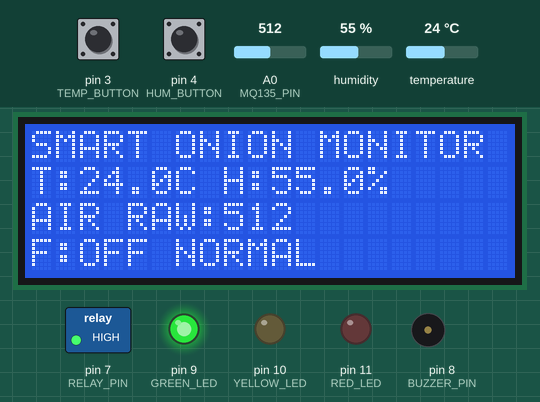
A sketch run on a simulated Arduino Uno, built with avr-gcc and run on an emulated ATmega328P. Parts: 20×4 character LCD, switched loads named in the sketch (green lamp = pin HIGH), output pins drawn as LEDs (lit = HIGH), buzzer (waves = sounding, pin HIGH). Inputs (shaded band) come from the test bench; at power-on: humidity 55 %, pin 4 (HUM_BUTTON) HIGH, A0 (MQ135_PIN) = 512, pin 3 (TEMP_BUTTON) HIGH, temperature 24 °C. What the sketch prints to the serial monitor is not drawn.

Above: at 3.4 s.
3.5 s: humidity set to 68 %
At 5.7 s:
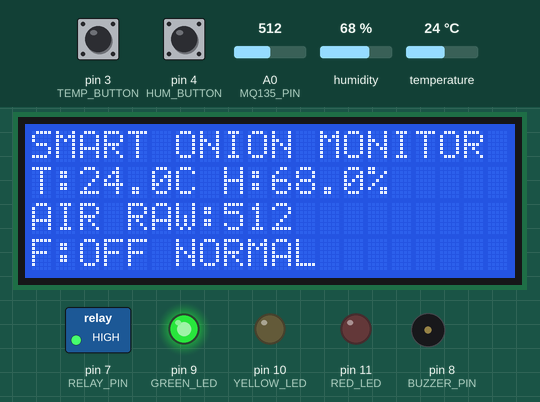
6.7 s: humidity set to 71 %
At 7.9 s:
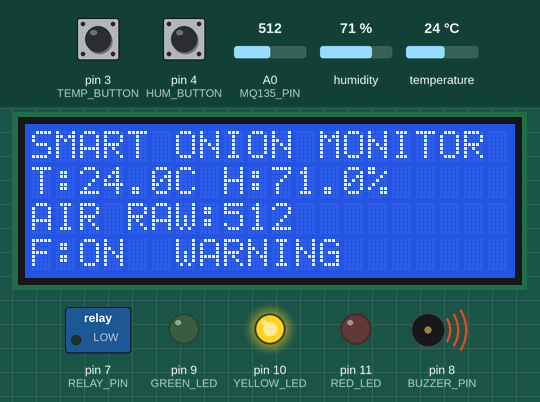
8.8 s: pin 4 (HUM_BUTTON) pulled LOW for 0.15 s
At 9.5 s:
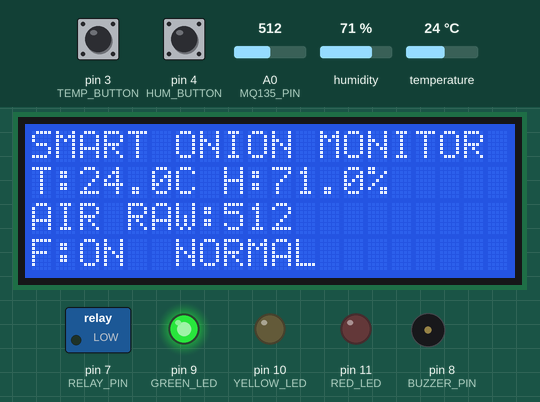
10.4 s: A0 (MQ135_PIN) set to 581
At 14.5 s:
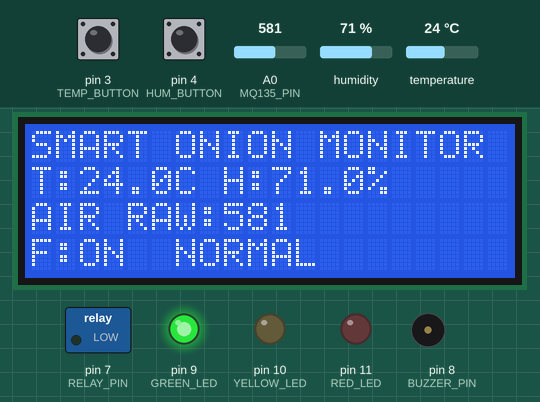
14.8 s: A0 (MQ135_PIN) set to 611
At 16.2 s:
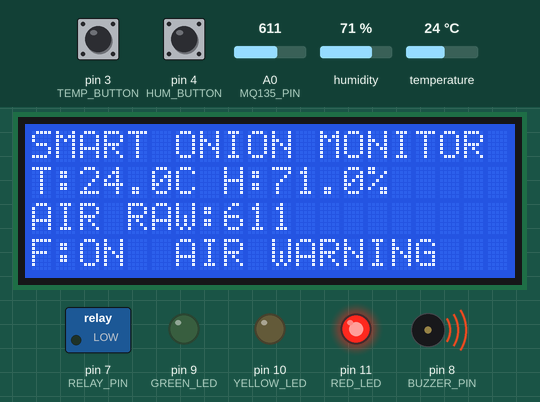
16.8 s: pin 4 (HUM_BUTTON) pulled LOW for 1 s
At 17.7 s:
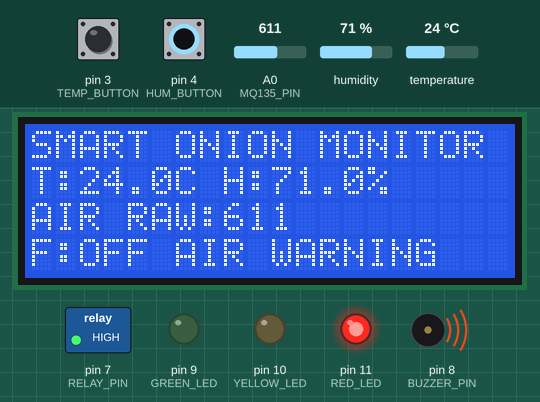
Timing chart, 0 to 19.8 s (numbered marks = the images above; inputs shaded):
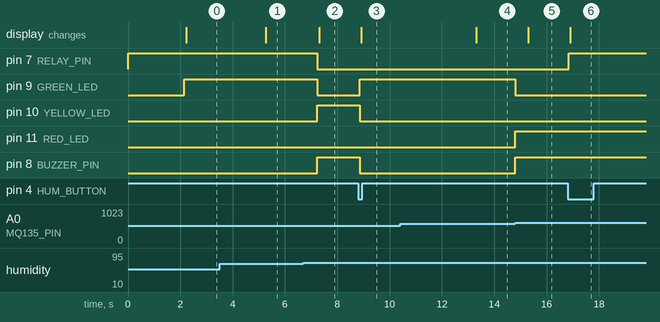

Measured:
- the behaviour switches between 69 and 70 % on humidity (found by bisection; images 1 and 2)
- the behaviour switches between 599 and 600 on A0 (MQ135_PIN) (found by bisection; images 4 and 5)
- after the input at 3.5 s, the display: changes after 1.8 s (image 1)
- after the input at 6.7 s, pin 7 (RELAY_PIN), pin 9 (GREEN_LED): HIGH → LOW after 0.53 s; pin 10 (YELLOW_LED), pin 8 (BUZZER_PIN): LOW → HIGH after 0.53 s; the display: changes after 0.61 s (image 2)
- after the input at 8.8 s, pin 9 (GREEN_LED): LOW → HIGH after 0.05 s; pin 10 (YELLOW_LED), pin 8 (BUZZER_PIN): HIGH → LOW after 0.05 s; the display: changes after 0.12 s (image 3)
- after the input at 10.4 s, the display: changes after 2.9 s (image 4)
- after the input at 14.8 s, pin 9 (GREEN_LED): HIGH → LOW at once; pin 11 (RED_LED), pin 8 (BUZZER_PIN): LOW → HIGH at once; the display: changes after 0.51 s (image 5)
- after the input at 16.8 s, pin 7 (RELAY_PIN): LOW → HIGH after 0.05 s; the display: changes after 0.11 s (image 6)

The sketch:

smart_onion_monitoring_system.ino
```cpp
/*
  PROJECT TITLE:
  ARDUINO-BASED SMART ONION STORAGE
  MONITORING AND CONTROL SYSTEM

  Developed for an academic Arduino UNO prototype.

  COMPONENTS:
  Arduino UNO
  DHT22 Temperature and Humidity Sensor
  MQ-135 Air Quality Sensor
  20x4 I2C LCD
  5V Relay Module
  12V DC Ventilation Fan
  Active Buzzer
  Green, Yellow and Red LEDs
  Two Push Buttons

  FUNCTIONS:
  1. Monitor temperature and humidity.
  2. Read MQ-135 analog sensor output.
  3. Display measurements on LCD.
  4. Control ventilation fan automatically.
  5. Activate alarms for abnormal conditions.
  6. Adjust temperature and humidity limits.
  7. Detect DHT22 sensor failure.

  IMPORTANT:
  MQ-135 readings are raw analog values,
  NOT calibrated gas concentration in ppm.

  Temperature and humidity thresholds are
  experimental and must be validated for
  the actual onion storage conditions.

  Design By Engr. Kani
*/

#include <Wire.h>
#include <LiquidCrystal_I2C.h>
#include <DHT.h>
#include <math.h>

// ---------- PIN CONFIGURATION ----------

#define DHTPIN 2
#define DHTTYPE DHT22

#define MQ135_PIN A0

#define RELAY_PIN 7
#define BUZZER_PIN 8

#define GREEN_LED 9
#define YELLOW_LED 10
#define RED_LED 11

#define TEMP_BUTTON 3
#define HUM_BUTTON 4

// ---------- LCD AND SENSOR ----------

LiquidCrystal_I2C lcd(0x27, 20, 4);
DHT dht(DHTPIN, DHTTYPE);

// ---------- RELAY SETTINGS ----------

// Most common relay modules are active LOW.
// Change to false for active HIGH modules.

const bool RELAY_ACTIVE_LOW = true;

// ---------- MONITORING LIMITS ----------

// Experimental starting thresholds.
// Adjust after testing the storage chamber.

float tempLimit = 30.0;
float humLimit = 70.0;

// Fan hysteresis
const float TEMP_HYST = 2.0;
const float HUM_HYST = 5.0;

// Experimental MQ-135 warning threshold
int gasLimit = 600;

// ---------- SENSOR VARIABLES ----------

float temperature = NAN;
float humidity = NAN;

int gasValue = 0;

bool sensorOK = false;
bool fanON = false;
bool alarmActive = false;
bool alarmMuted = false;

bool tempHigh = false;
bool humHigh = false;
bool gasHigh = false;

// ---------- TIMING ----------

unsigned long previousRead = 0;
unsigned long previousDisplay = 0;
unsigned long previousSerial = 0;

const unsigned long READ_INTERVAL = 2500;
const unsigned long DISPLAY_INTERVAL = 1000;
const unsigned long SERIAL_INTERVAL = 2500;

// ---------- BUTTON DEBOUNCE ----------

bool lastTempReading = HIGH;
bool lastHumReading = HIGH;

bool stableTempState = HIGH;
bool stableHumState = HIGH;

unsigned long tempDebounceTime = 0;
unsigned long humDebounceTime = 0;

const unsigned long DEBOUNCE_DELAY = 50;

// ---------- RELAY CONTROL ----------

void setFan(bool state) {

  fanON = state;

  if (RELAY_ACTIVE_LOW) {

    digitalWrite(
      RELAY_PIN,
      state ? LOW : HIGH
    );

  } else {

    digitalWrite(
      RELAY_PIN,
      state ? HIGH : LOW
    );
  }
}

// ---------- LCD LINE FUNCTION ----------

void printLCDLine(
  byte row,
  String message
) {

  if (message.length() > 20) {
    message = message.substring(0, 20);
  }

  lcd.setCursor(0, row);
  lcd.print(message);

  for (int i = message.length(); i < 20; i++) {
    lcd.print(" ");
  }
}

// ---------- SETUP ----------

void setup() {

  Serial.begin(9600);

  // Set relay inactive before enabling output.
  digitalWrite(
    RELAY_PIN,
    RELAY_ACTIVE_LOW ? HIGH : LOW
  );

  pinMode(RELAY_PIN, OUTPUT);
  pinMode(BUZZER_PIN, OUTPUT);

  pinMode(GREEN_LED, OUTPUT);
  pinMode(YELLOW_LED, OUTPUT);
  pinMode(RED_LED, OUTPUT);

  pinMode(TEMP_BUTTON, INPUT_PULLUP);
  pinMode(HUM_BUTTON, INPUT_PULLUP);

  digitalWrite(BUZZER_PIN, LOW);

  setFan(false);

  dht.begin();

  lcd.init();
  lcd.backlight();

  printLCDLine(0, "SMART ONION STORAGE");
  printLCDLine(1, "MONITORING SYSTEM");
  printLCDLine(2, "Arduino UNO");
  printLCDLine(3, "Initializing...");

  delay(2000);

  lcd.clear();

  Serial.println("SMART ONION MONITOR");
  Serial.println("System Started");

  // First sensor reading
  readSensors();
  controlSystem();
  updateDisplay();

  previousRead = millis();
  previousDisplay = millis();
}

// ---------- MAIN LOOP ----------

void loop() {

  unsigned long currentTime = millis();

  checkButtons();

  if (currentTime - previousRead >= READ_INTERVAL) {

    previousRead = currentTime;

    readSensors();
    controlSystem();
  }

  if (currentTime - previousDisplay >= DISPLAY_INTERVAL) {

    previousDisplay = currentTime;

    updateDisplay();
  }

  if (currentTime - previousSerial >= SERIAL_INTERVAL) {

    previousSerial = currentTime;

    printSerialData();
  }
}

// ---------- SENSOR READING ----------

void readSensors() {

  float newTemp = dht.readTemperature();
  float newHum = dht.readHumidity();

  gasValue = analogRead(MQ135_PIN);

  if (isnan(newTemp) || isnan(newHum)) {

    sensorOK = false;

    Serial.println("ERROR: DHT22 reading failed");

    return;
  }

  temperature = newTemp;
  humidity = newHum;

  sensorOK = true;
}

// ---------- AUTOMATIC CONTROL ----------

void controlSystem() {

  // If DHT22 fails, stop automatic fan control.
  // A real installation needs a validated
  // fail-safe ventilation strategy.

  if (!sensorOK) {

    setFan(false);

    alarmActive = true;

    updateIndicators();

    return;
  }

  tempHigh = temperature >= tempLimit;
  humHigh = humidity >= humLimit;
  gasHigh = gasValue >= gasLimit;

  // Start fan if temperature or humidity
  // exceeds the selected threshold.

  if (!fanON) {

    if (tempHigh || humHigh) {
      setFan(true);
    }

  } else {

    // Keep fan ON until BOTH readings
    // have fallen below their reset levels.

    bool tempSafe =
      temperature <= (tempLimit - TEMP_HYST);

    bool humSafe =
      humidity <= (humLimit - HUM_HYST);

    if (tempSafe && humSafe) {
      setFan(false);
    }
  }

  // Gas sensor triggers warning only.
  // It is not a validated spoilage detector.

  alarmActive = tempHigh || humHigh || gasHigh;

  if (!alarmActive) {
    alarmMuted = false;
  }

  updateIndicators();
}

// ---------- LED AND BUZZER ----------

void updateIndicators() {

  digitalWrite(GREEN_LED, LOW);
  digitalWrite(YELLOW_LED, LOW);
  digitalWrite(RED_LED, LOW);

  if (!sensorOK) {

    digitalWrite(RED_LED, HIGH);

  } else if (gasHigh) {

    digitalWrite(RED_LED, HIGH);

  } else if (tempHigh || humHigh) {

    digitalWrite(YELLOW_LED, HIGH);

  } else {

    digitalWrite(GREEN_LED, HIGH);
  }

  if (alarmActive && !alarmMuted) {

    digitalWrite(BUZZER_PIN, HIGH);

  } else {

    digitalWrite(BUZZER_PIN, LOW);
  }
}

// ---------- LCD DISPLAY ----------

void updateDisplay() {

  printLCDLine(
    0,
    "SMART ONION MONITOR"
  );

  if (!sensorOK) {

    printLCDLine(1, "DHT22 SENSOR ERROR");
    printLCDLine(2, "Check Connections");
    printLCDLine(3, "FAN:OFF  ALARM:ON");

    return;
  }

  String line1 =
    "T:" + String(temperature, 1) +
    "C H:" + String(humidity, 1) + "%";

  printLCDLine(1, line1);

  String line2 =
    "AIR RAW:" + String(gasValue);

  printLCDLine(2, line2);

  String status;

  if (gasHigh) {

    status = "AIR WARNING";

  } else if (tempHigh || humHigh) {

    status = "WARNING";

  } else {

    status = "NORMAL";
  }

  String line3 =
    String("F:") +
    (fanON ? "ON " : "OFF") +
    " " + status;

  printLCDLine(3, line3);
}

// ---------- BUTTON CONTROLS ----------

void checkButtons() {

  bool tempReading = digitalRead(TEMP_BUTTON);
  bool humReading = digitalRead(HUM_BUTTON);

  unsigned long now = millis();

  // Temperature button debounce

  if (tempReading != lastTempReading) {
    tempDebounceTime = now;
  }

  if ((now - tempDebounceTime) > DEBOUNCE_DELAY) {

    if (tempReading != stableTempState) {

      stableTempState = tempReading;

      if (stableTempState == LOW) {

        tempLimit += 1.0;

        if (tempLimit > 40.0) {
          tempLimit = 25.0;
        }

        Serial.print("New Temperature Limit: ");
        Serial.println(tempLimit);

        controlSystem();
        updateDisplay();
      }
    }
  }

  lastTempReading = tempReading;

  // Humidity button debounce

  if (humReading != lastHumReading) {
    humDebounceTime = now;
  }

  if ((now - humDebounceTime) > DEBOUNCE_DELAY) {

    if (humReading != stableHumState) {

      stableHumState = humReading;

      if (stableHumState == LOW) {

        humLimit += 5.0;

        if (humLimit > 85.0) {
          humLimit = 55.0;
        }

        Serial.print("New Humidity Limit: ");
        Serial.println(humLimit);

        controlSystem();
        updateDisplay();
      }
    }
  }

  lastHumReading = humReading;
}

// ---------- SERIAL MONITOR ----------

void printSerialData() {

  Serial.println("----------------------");

  if (!sensorOK) {

    Serial.println("DHT22 SENSOR ERROR");
    Serial.print("MQ135 Raw: ");
    Serial.println(gasValue);

    return;
  }

  Serial.print("Temperature: ");
  Serial.print(temperature);
  Serial.println(" C");

  Serial.print("Humidity: ");
  Serial.print(humidity);
  Serial.println(" %");

  Serial.print("MQ135 Raw: ");
  Serial.println(gasValue);

  Serial.print("Fan: ");
  Serial.println(fanON ? "ON" : "OFF");

  Serial.print("Temperature Limit: ");
  Serial.println(tempLimit);

  Serial.print("Humidity Limit: ");
  Serial.println(humLimit);

  Serial.print("Alarm: ");
  Serial.println(alarmActive ? "ACTIVE" : "NORMAL");
}
```
